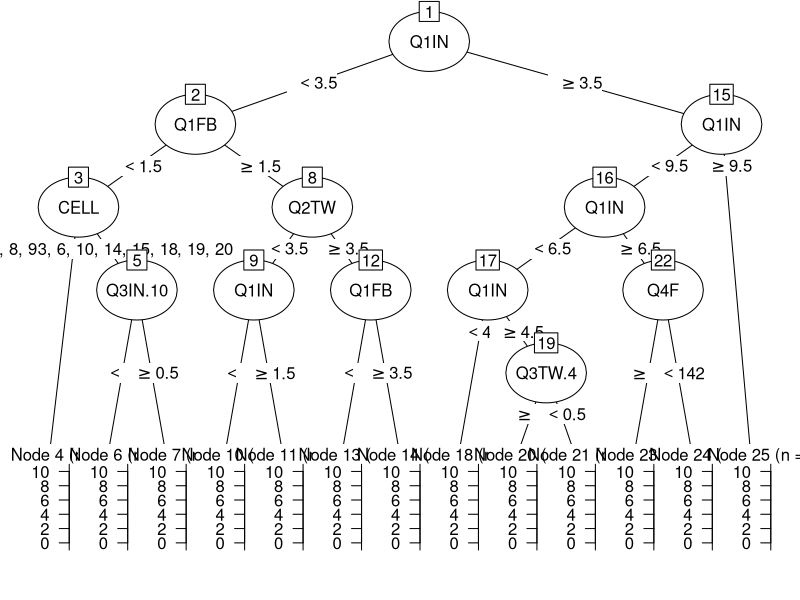
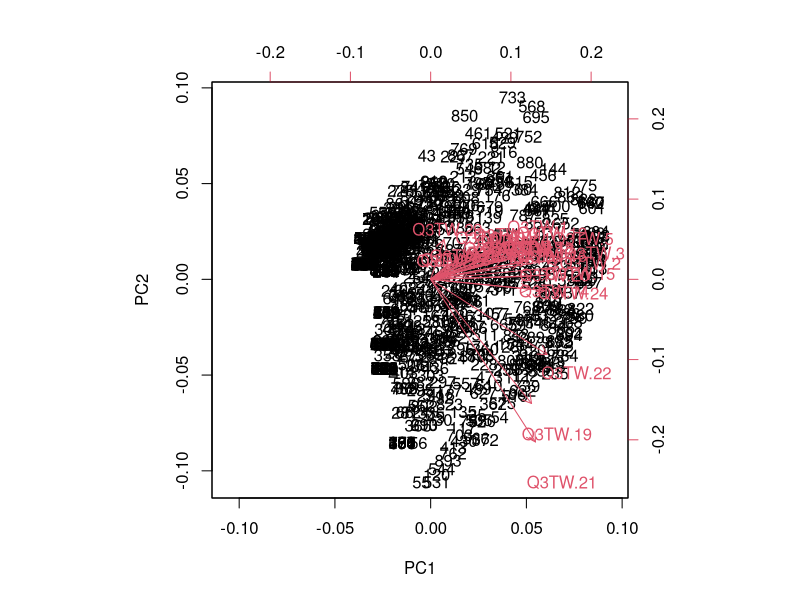
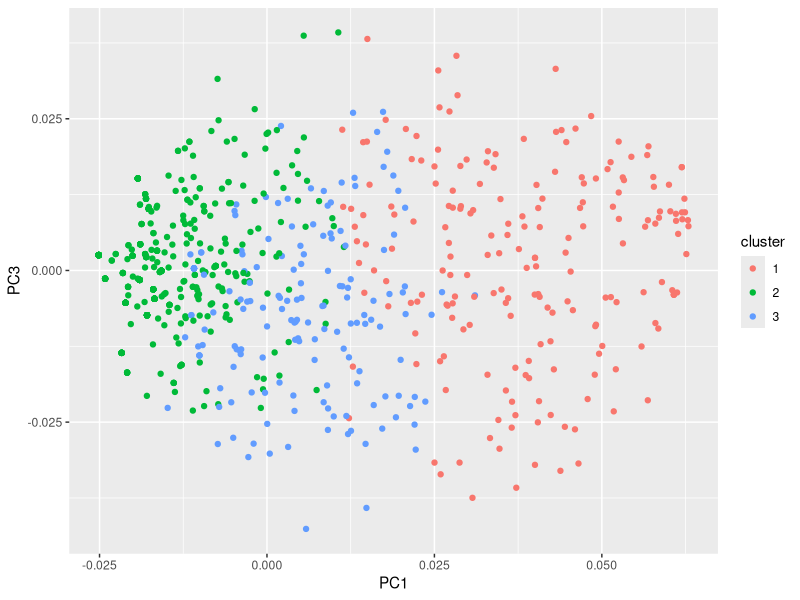
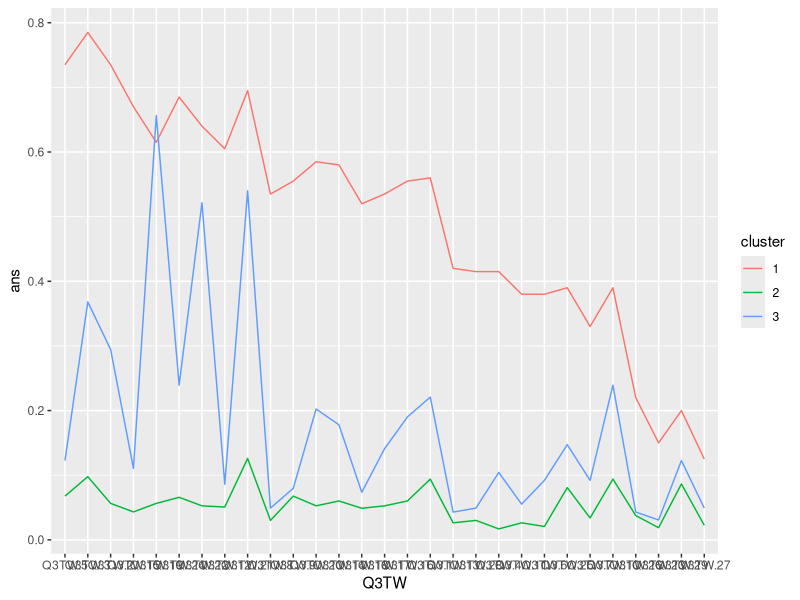
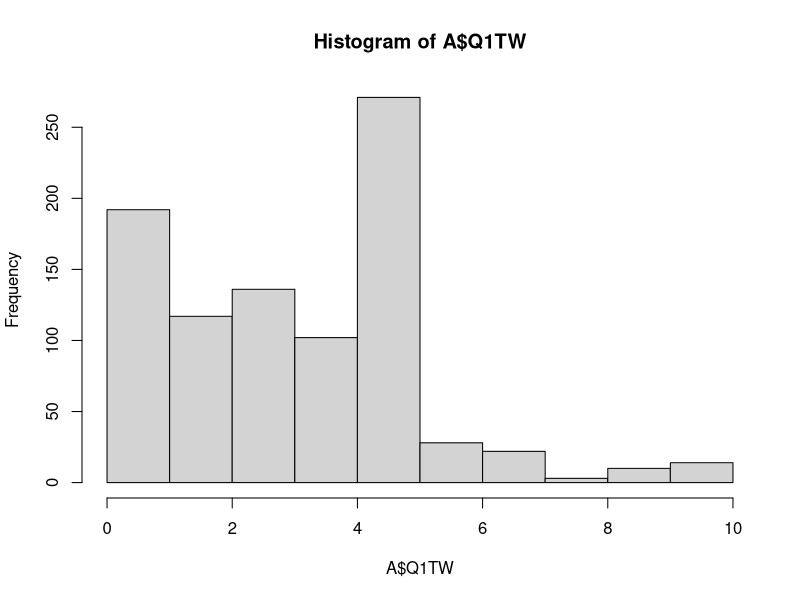
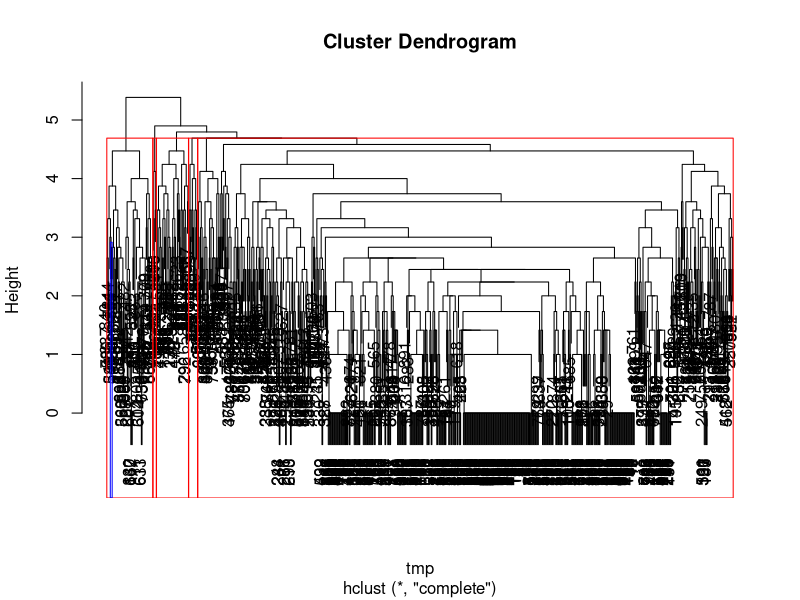
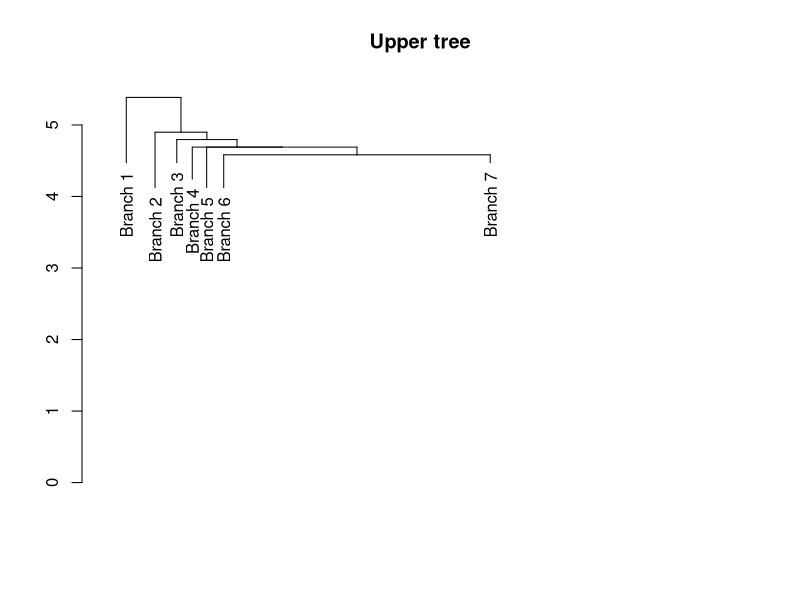

Source code (R) for these figures, in order:
## ---- chunk 1
library(tidyverse)
library(readr)
library(rpart)
library(partykit)
## ---- chunk 2
A <- read_csv("2017UA_sample_data.csv")
B <- read_csv("CELL_master.csv", locale = locale(encoding = "UTF-8"))
## ---- chunk 3
dim(A)
## ---- chunk 4
head(A)
## ---- chunk 5
summary(A)
## ---- chunk 6
head(B)
## ---- chunk 7
A <- A %>%
  mutate(
    Q1TW = abs(Q1TW - 11),
    Q1FB = abs(Q1FB - 11),
    Q1IN = abs(Q1IN - 11)
  )
## ---- chunk 8
head(A)
## ---- chunk 9
A <- na.omit(A)
## ---- chunk 10
dim(A)
## ---- chunk 11
A <- A %>%
  mutate(
    CELL = factor(CELL)
  )
## ---- chunk 12
fit <- rpart(Q1TW~., data = A)
plot(as.party(fit))
## ---- chunk 13
names(A)
## ---- chunk 14
B1 <- A[, sprintf("Q3TW.%s", 1:29)]
B2 <- A[, sprintf("Q3FB.%s", 1:29)]
B3 <- A[, sprintf("Q3IN.%s", 1:29)]
## ---- chunk 15
B1_orig <- B1
B1 <- B1 / rowSums(B1+1)
B1_pc <- prcomp(B1)
## ---- chunk 16
summary(B1_pc)
## ---- chunk 17
biplot(B1_pc)
## ---- chunk 18
B1_pc_df <- as.data.frame(B1_pc$x)

set.seed(71)
B1_km <- kmeans(B1_pc_df, 3)

B1_pc_df$cluster <- as.factor(B1_km$cluster)
## ---- chunk 19
ggplot(B1_pc_df, aes(x = PC1, y = PC3, col = cluster)) +
  geom_point()
## ---- chunk 20
B1_orig$cluster <- B1_pc_df$cluster
## ---- chunk 21
table(B1_orig$cluster)
## ---- chunk 22
B1_summary <- B1_orig %>%
  group_by(cluster) %>%
  summarize_all(mean) %>%
  ungroup()
## ---- chunk 23
B1_summary
## ---- chunk 24
write_csv(B1_summary, "B1_summary.csv")
## ---- chunk 25
B1_summary_gather <- B1_summary %>%
  gather("Q3TW", "ans", -cluster)
## ---- chunk 26
head(B1_summary_gather)
## ---- chunk 27
B1_summary_gather2 <- B1_summary_gather %>%
  group_by(Q3TW) %>%
  mutate(
    ans_sd = sd(ans)
  ) %>%
  ungroup() %>%
  arrange(cluster, desc(ans_sd)) %>%
  mutate(
    Q3TW = factor(Q3TW, levels = unique(Q3TW))
  )
## ---- chunk 28
head(B1_summary_gather2)
## ---- chunk 29
ggplot(B1_summary_gather2, aes(x = Q3TW, y = ans, col = cluster, group = cluster)) +
  geom_line()
## ---- chunk 30
B1_summary_gather3 <- B1_summary_gather %>%
  group_by(Q3TW) %>%
  mutate(
    ans_sd = sd(ans)
  ) %>%
  ungroup() %>%
  arrange(cluster, desc(ans))
## ---- chunk 31
B1_summary_gather3 %>%
  filter(cluster == "3") %>%
  arrange(desc(ans))
## ---- chunk 32
hist(A$Q1TW)
## ---- chunk 33
tmp <- dist(A[,sprintf("Q3TW.%s", 1:29)])
fit <- hclust(
  tmp
)

fit
## ---- chunk 34
plot(fit)
rect.hclust(fit, k = 5, border = "red")
rect.hclust(fit, h = 3, which = 3, border = "blue")
## ---- chunk 35
plot(cut(as.dendrogram(fit), h=4.5)$upper, main="Upper tree")
